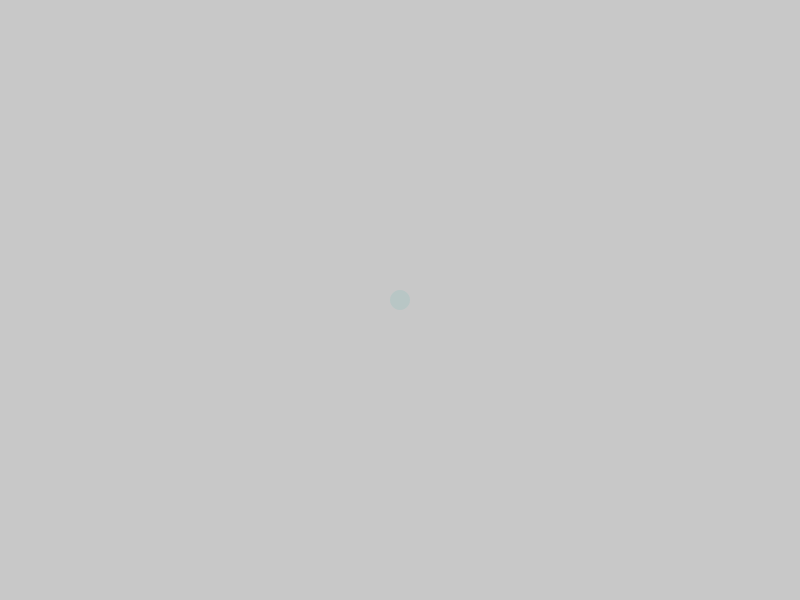
Frame 1 (no input)
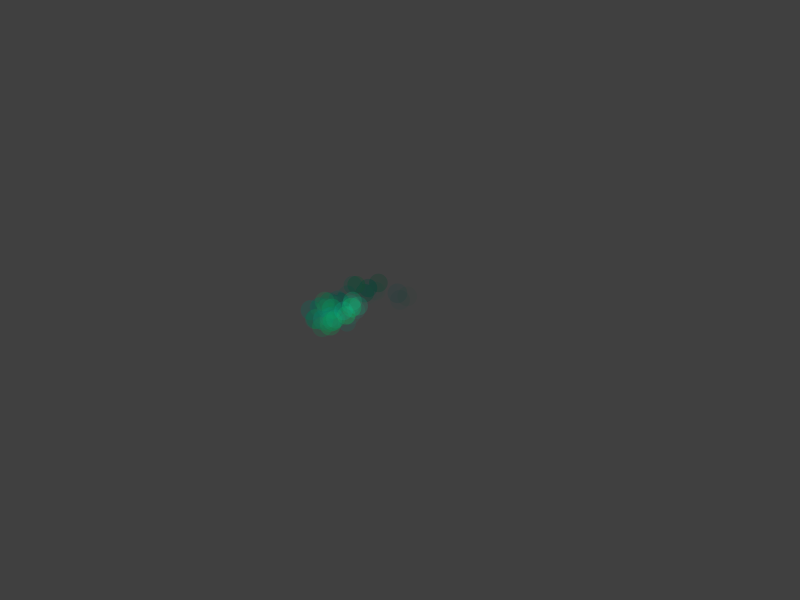
Frame 60 (the mouse pressed at the canvas centre just before this capture)
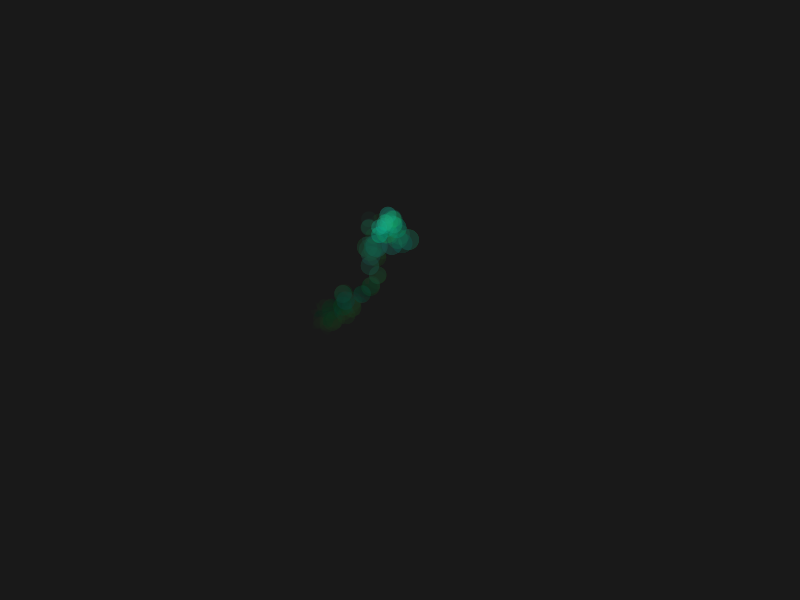
Frame 120 (the mouse held since frame 60 and released just before this capture)

The Processing sketch that drew these frames (run headless with seeded random() and noise(); from frame 60 on, the mouse is pressed at the canvas centre):

// Processing sketch: bolinha_aleatoria
// ── bolinha_aleatoria.pde
float circleX, circleY, x, y;

void setup(){
   size (800,600);
   //background(0);
   circleX = 400;
   circleY = 300;
   x = 20;
   y = 20;
}

void draw(){
  
  //draw
  noStroke();
  fill(0,0,0,5);
  rect(0,0,800,600);
  
  noStroke();
  fill(random(0,30),random(175,200),random(100,175),random(100));
  ellipse(circleX,circleY,x,y);
  
  //logic
  circleX = circleX + random(-10,10);
  circleY = circleY + random(-10,10);
  x = x + random(-1,1);
  y = x;
 
  //reset to center
  if(circleX > 800){
    circleX = 400;
  }
  if(circleY > 600){
    circleY = 300;
  }
  if(circleX < 0){
    circleX = 300;
  }
  if(circleY < 0){
    circleY = 400;
  }  
  
  
  println(circleX," / ", circleY," / ", x);
}
